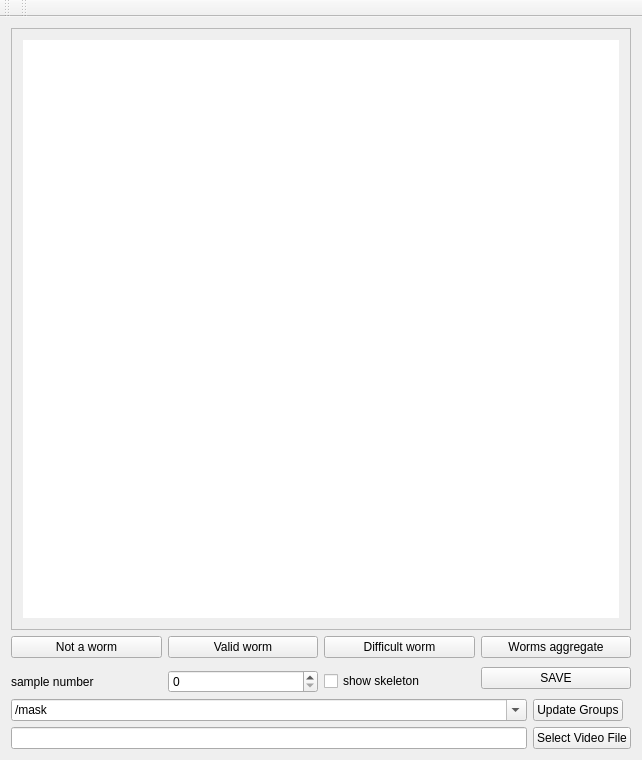
<?xml version="1.0" encoding="UTF-8"?>
<ui version="4.0">
 <class>image_labeler</class>
 <widget class="QMainWindow" name="image_labeler">
  <property name="geometry">
   <rect>
    <x>0</x>
    <y>0</y>
    <width>642</width>
    <height>760</height>
   </rect>
  </property>
  <property name="windowTitle">
   <string>TrackerViewerAux</string>
  </property>
  <widget class="QWidget" name="centralWidget">
   <property name="enabled">
    <bool>true</bool>
   </property>
   <layout class="QVBoxLayout" name="verticalLayout_2">
    <item>
     <layout class="QVBoxLayout" name="verticalLayout">
      <item>
       <widget class="QScrollArea" name="scrollArea">
        <property name="frameShadow">
         <enum>QFrame::Sunken</enum>
        </property>
        <property name="widgetResizable">
         <bool>true</bool>
        </property>
        <widget class="QWidget" name="scrollAreaWidgetContents">
         <property name="geometry">
          <rect>
           <x>0</x>
           <y>0</y>
           <width>614</width>
           <height>528</height>
          </rect>
         </property>
         <layout class="QVBoxLayout" name="verticalLayout_3">
          <item>
           <widget class="QGraphicsView" name="mainGraphicsView">
            <property name="frameShape">
             <enum>QFrame::NoFrame</enum>
            </property>
            <property name="verticalScrollBarPolicy">
             <enum>Qt::ScrollBarAlwaysOff</enum>
            </property>
            <property name="horizontalScrollBarPolicy">
             <enum>Qt::ScrollBarAsNeeded</enum>
            </property>
            <property name="dragMode">
             <enum>QGraphicsView::ScrollHandDrag</enum>
            </property>
            <property name="transformationAnchor">
             <enum>QGraphicsView::AnchorUnderMouse</enum>
            </property>
            <property name="resizeAnchor">
             <enum>QGraphicsView::AnchorUnderMouse</enum>
            </property>
           </widget>
          </item>
         </layout>
        </widget>
       </widget>
      </item>
      <item>
       <layout class="QGridLayout" name="gridLayout_2">
        <item row="0" column="2">
         <widget class="QPushButton" name="pushButton_worm_hard">
          <property name="text">
           <string>Difficult worm</string>
          </property>
          <property name="checkable">
           <bool>true</bool>
          </property>
         </widget>
        </item>
        <item row="0" column="0">
         <widget class="QPushButton" name="pushButton_bad">
          <property name="text">
           <string>Not a worm</string>
          </property>
          <property name="checkable">
           <bool>true</bool>
          </property>
         </widget>
        </item>
        <item row="0" column="3">
         <widget class="QPushButton" name="pushButton_aggregate">
          <property name="text">
           <string>Worms aggregate</string>
          </property>
          <property name="checkable">
           <bool>true</bool>
          </property>
         </widget>
        </item>
        <item row="0" column="1">
         <widget class="QPushButton" name="pushButton_worm">
          <property name="text">
           <string>Valid worm</string>
          </property>
          <property name="checkable">
           <bool>true</bool>
          </property>
         </widget>
        </item>
        <item row="1" column="3" rowspan="2">
         <widget class="QPushButton" name="pushButton_save">
          <property name="text">
           <string>SAVE</string>
          </property>
         </widget>
        </item>
        <item row="2" column="2">
         <widget class="QCheckBox" name="checkBox">
          <property name="text">
           <string>show skeleton</string>
          </property>
         </widget>
        </item>
        <item row="2" column="1">
         <widget class="QSpinBox" name="spinBox_samp_ord">
          <property name="maximum">
           <number>999999999</number>
          </property>
         </widget>
        </item>
        <item row="2" column="0">
         <widget class="QLabel" name="label_samp_ord">
          <property name="text">
           <string>sample number</string>
          </property>
         </widget>
        </item>
       </layout>
      </item>
      <item>
       <layout class="QGridLayout" name="gridLayout">
        <item row="2" column="0">
         <widget class="QLineEdit" name="lineEdit_video">
          <property name="text">
           <string/>
          </property>
         </widget>
        </item>
        <item row="2" column="1">
         <widget class="QPushButton" name="pushButton_video">
          <property name="text">
           <string>Select Video File</string>
          </property>
         </widget>
        </item>
        <item row="0" column="1">
         <widget class="QPushButton" name="pushButton_h5groups">
          <property name="sizePolicy">
           <sizepolicy hsizetype="Maximum" vsizetype="Fixed">
            <horstretch>0</horstretch>
            <verstretch>0</verstretch>
           </sizepolicy>
          </property>
          <property name="text">
           <string>Update Groups</string>
          </property>
         </widget>
        </item>
        <item row="0" column="0">
         <widget class="QComboBox" name="comboBox_h5path">
          <property name="editable">
           <bool>true</bool>
          </property>
          <item>
           <property name="text">
            <string>/mask</string>
           </property>
          </item>
          <item>
           <property name="text">
            <string>/full_data</string>
           </property>
          </item>
         </widget>
        </item>
       </layout>
      </item>
     </layout>
    </item>
   </layout>
  </widget>
  <widget class="QMenuBar" name="menuBar">
   <property name="geometry">
    <rect>
     <x>0</x>
     <y>0</y>
     <width>642</width>
     <height>22</height>
    </rect>
   </property>
  </widget>
  <widget class="QToolBar" name="mainToolBar">
   <attribute name="toolBarArea">
    <enum>TopToolBarArea</enum>
   </attribute>
   <attribute name="toolBarBreak">
    <bool>false</bool>
   </attribute>
  </widget>
  <widget class="QToolBar" name="toolBar">
   <property name="windowTitle">
    <string>toolBar</string>
   </property>
   <attribute name="toolBarArea">
    <enum>TopToolBarArea</enum>
   </attribute>
   <attribute name="toolBarBreak">
    <bool>false</bool>
   </attribute>
  </widget>
 </widget>
 <layoutdefault spacing="6" margin="11"/>
 <resources/>
 <connections/>
</ui>
